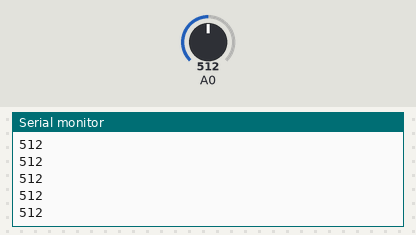
Simulated run of this sketch. Board: Arduino Uno, built with avr-gcc and run on an emulated ATmega328P. Parts: the last lines printed to the serial monitor. The inputs (shaded band) are chosen by the test bench; at power-on: A0 = 512.

Above: at 1.2 s.
1.3 s: A0 set to 716
At 1.9 s:
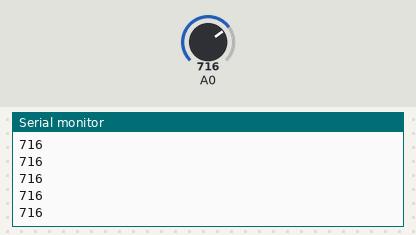
2.8 s: A0 set to 900
At 3.4 s:
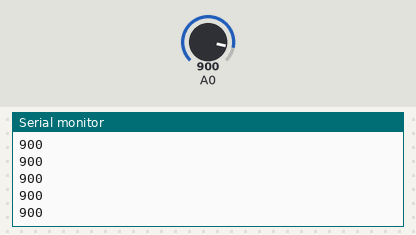
Timing chart, 0 to 5.8 s (numbered marks = the images above; inputs shaded):
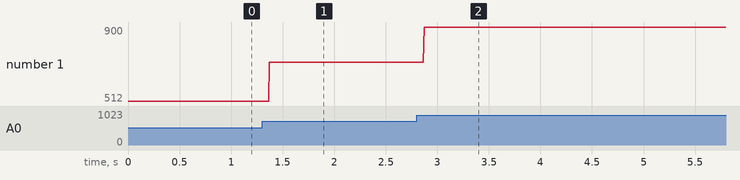

Measured:
- after the input at 1.3 s, the serial monitor: prints a new line after 0.07 s (image 1)
- after the input at 2.8 s, the serial monitor: prints a new line after 0.07 s (image 2)
- plotted number 1: 512 → 716 after the input at 1.3 s, 716 → 900 after the input at 2.8 s

The sketch:

GYMAX4466_Microphone.ino
```cpp
// Jacob Landerer 1/5/23
// This program utilizes an arduino microphone sensor. OUT on chip should go to analog input,
// Other 2 pins are self explanatory. Voltage range is 2.4-5.5, so either 3.3 or 5 are safe from any arduino

int noise_Level = 0;
void setup() {
Serial.begin(9600);
}

void loop() {
noise_Level = analogRead(0);
Serial.println(noise_Level);
}
```
